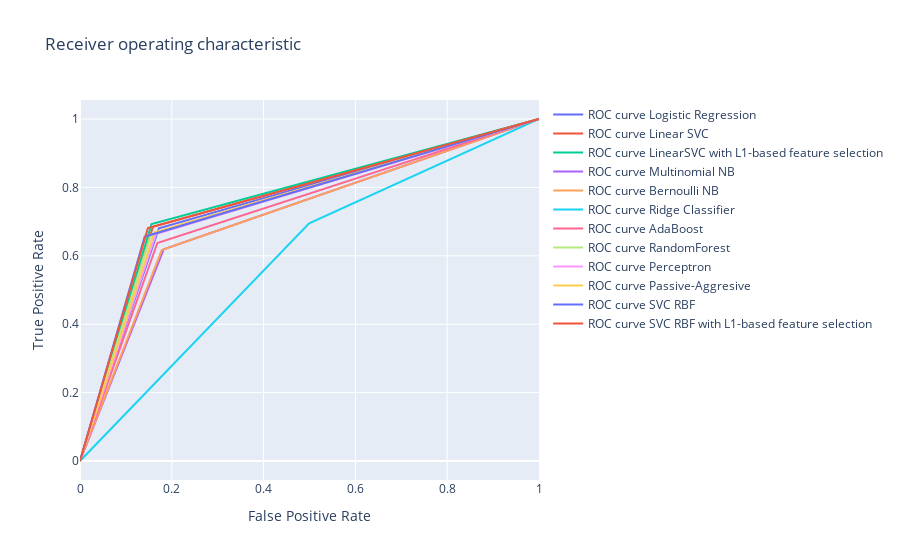

Write notebook code for a chart like this one.
### Code cell
fig = ROC_curve(names, fp_, tp_)
py.iplot(fig)

### Figure 1 — Plotly figure (JSON) as saved in the notebook; plotly's stock layout.template omitted (floating-point values rounded to 4 significant figures)
{"data": [{"mode": "lines", "name": "ROC curve Logistic Regression", "type": "scatter", "x": [0, 0.1719, 1], "y": [0, 0.6805, 1]}, {"mode": "lines", "name": "ROC curve Linear SVC", "type": "scatter", "x": [0, 0.159, 1], "y": [0, 0.6849, 1]}, {"mode": "lines", "name": "ROC curve LinearSVC with L1-based feature selection", "type": "scatter", "x": [0, 0.1559, 1], "y": [0, 0.6929, 1]}, {"mode": "lines", "name": "ROC curve Multinomial NB", "type": "scatter", "x": [0, 0.1824, 1], "y": [0, 0.619, 1]}, {"mode": "lines", "name": "ROC curve Bernoulli NB", "type": "scatter", "x": [0, 0.1781, 1], "y": [0, 0.6166, 1]}, {"mode": "lines", "name": "ROC curve Ridge Classifier", "type": "scatter", "x": [0, 0.4993, 1], "y": [0, 0.6946, 1]}, {"mode": "lines", "name": "ROC curve AdaBoost", "type": "scatter", "x": [0, 0.1685, 1], "y": [0, 0.6373, 1]}, {"mode": "lines", "name": "ROC curve RandomForest", "type": "scatter", "x": [0, 0.1544, 1], "y": [0, 0.6621, 1]}, {"mode": "lines", "name": "ROC curve Perceptron", "type": "scatter", "x": [0, 0.1654, 1], "y": [0, 0.6633, 1]}, {"mode": "lines", "name": "ROC curve Passive-Aggresive", "type": "scatter", "x": [0, 0.1621, 1], "y": [0, 0.6683, 1]}, {"mode": "lines", "name": "ROC curve SVC RBF", "type": "scatter", "x": [0, 0.141, 1], "y": [0, 0.6559, 1]}, {"mode": "lines", "name": "ROC curve SVC RBF with L1-based feature selection", "type": "scatter", "x": [0, 0.1479, 1], "y": [0, 0.6811, 1]}], "layout": {"title": {"text": "Receiver operating characteristic "}, "xaxis": {"title": {"text": "False Positive Rate"}}, "yaxis": {"title": {"text": "True Positive Rate"}}}}
